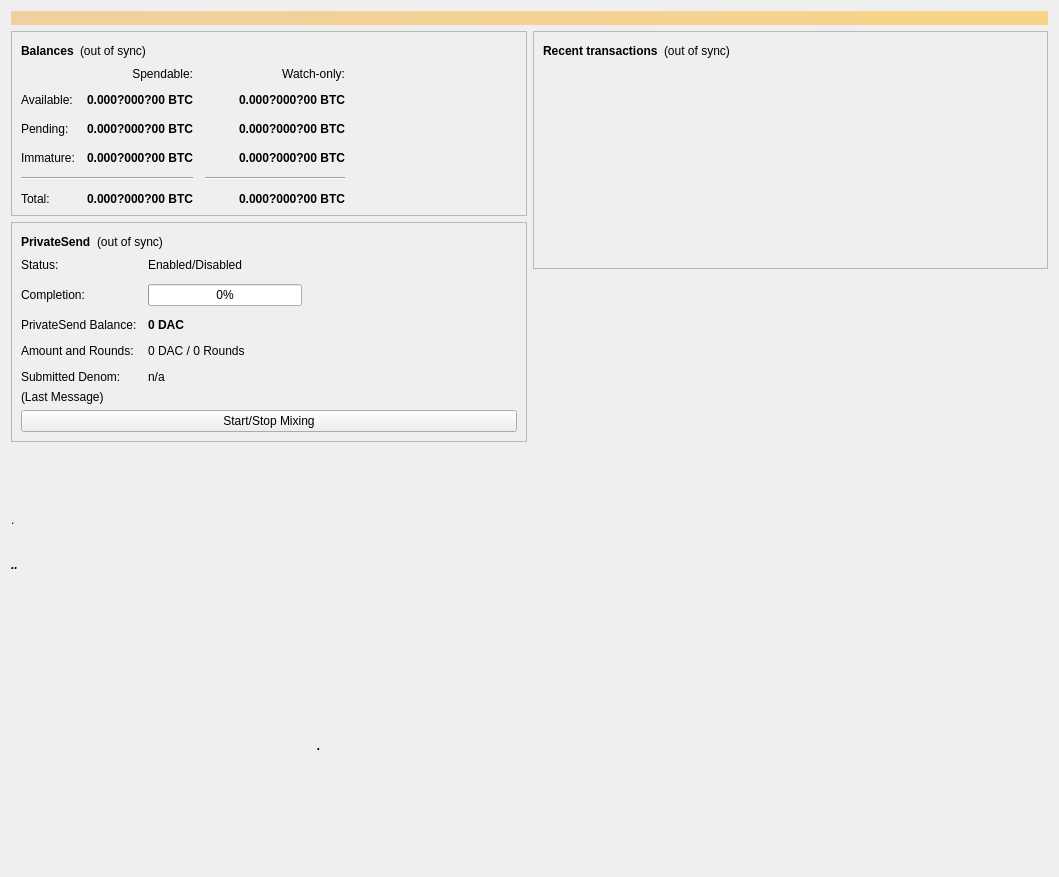
<?xml version="1.0" encoding="UTF-8"?>
<ui version="4.0">
 <class>OverviewPage</class>
 <widget class="QWidget" name="OverviewPage">
  <property name="geometry">
   <rect>
    <x>0</x>
    <y>0</y>
    <width>1059</width>
    <height>877</height>
   </rect>
  </property>
  <property name="minimumSize">
   <size>
    <width>960</width>
    <height>0</height>
   </size>
  </property>
  <property name="windowTitle">
   <string>Form</string>
  </property>
  <layout class="QVBoxLayout" name="topLayout">
   <item>
    <widget class="QLabel" name="labelAlerts">
     <property name="visible">
      <bool>false</bool>
     </property>
     <property name="styleSheet">
      <string notr="true">QLabel { background-color: qlineargradient(x1: 0, y1: 0, x2: 1, y2: 0, stop:0 #F0D0A0, stop:1 #F8D488); color:#000000; }</string>
     </property>
     <property name="wordWrap">
      <bool>true</bool>
     </property>
     <property name="margin">
      <number>3</number>
     </property>
     <property name="textInteractionFlags">
      <set>Qt::TextSelectableByMouse</set>
     </property>
    </widget>
   </item>
   <item>
    <layout class="QHBoxLayout" name="horizontalLayout" stretch="1,1">
     <item>
      <layout class="QVBoxLayout" name="verticalLayout_2">
       <item>
        <widget class="QFrame" name="frame">
         <property name="frameShape">
          <enum>QFrame::StyledPanel</enum>
         </property>
         <property name="frameShadow">
          <enum>QFrame::Raised</enum>
         </property>
         <layout class="QVBoxLayout" name="verticalLayout_4">
          <item>
           <layout class="QHBoxLayout" name="horizontalLayout_4">
            <item>
             <widget class="QLabel" name="label_5">
              <property name="font">
               <font>
                <weight>75</weight>
                <bold>true</bold>
               </font>
              </property>
              <property name="text">
               <string>Balances</string>
              </property>
             </widget>
            </item>
            <item>
             <widget class="QLabel" name="labelWalletStatus">
              <property name="toolTip">
               <string>The displayed information may be out of date. Your wallet automatically synchronizes with the network after a connection is established, but this process has not completed yet.</string>
              </property>
              <property name="text">
               <string notr="true">(out of sync)</string>
              </property>
              <property name="alignment">
               <set>Qt::AlignLeading|Qt::AlignLeft|Qt::AlignVCenter</set>
              </property>
             </widget>
            </item>
            <item>
             <spacer name="horizontalSpacer_3">
              <property name="orientation">
               <enum>Qt::Horizontal</enum>
              </property>
              <property name="sizeHint" stdset="0">
               <size>
                <width>40</width>
                <height>20</height>
               </size>
              </property>
             </spacer>
            </item>
           </layout>
          </item>
          <item>
           <layout class="QGridLayout" name="gridLayout">
            <property name="spacing">
             <number>12</number>
            </property>
            <item row="2" column="2">
             <widget class="QLabel" name="labelWatchPending">
              <property name="font">
               <font>
                <weight>75</weight>
                <bold>true</bold>
               </font>
              </property>
              <property name="cursor">
               <cursorShape>IBeamCursor</cursorShape>
              </property>
              <property name="toolTip">
               <string>Unconfirmed transactions to watch-only addresses</string>
              </property>
              <property name="text">
               <string notr="true">0.000?000?00 BTC</string>
              </property>
              <property name="alignment">
               <set>Qt::AlignRight|Qt::AlignTrailing|Qt::AlignVCenter</set>
              </property>
              <property name="textInteractionFlags">
               <set>Qt::LinksAccessibleByMouse|Qt::TextSelectableByKeyboard|Qt::TextSelectableByMouse</set>
              </property>
             </widget>
            </item>
            <item row="2" column="1">
             <widget class="QLabel" name="labelUnconfirmed">
              <property name="font">
               <font>
                <weight>75</weight>
                <bold>true</bold>
               </font>
              </property>
              <property name="cursor">
               <cursorShape>IBeamCursor</cursorShape>
              </property>
              <property name="toolTip">
               <string>Total of transactions that have yet to be confirmed, and do not yet count toward the spendable balance</string>
              </property>
              <property name="text">
               <string notr="true">0.000?000?00 BTC</string>
              </property>
              <property name="alignment">
               <set>Qt::AlignRight|Qt::AlignTrailing|Qt::AlignVCenter</set>
              </property>
              <property name="textInteractionFlags">
               <set>Qt::LinksAccessibleByMouse|Qt::TextSelectableByKeyboard|Qt::TextSelectableByMouse</set>
              </property>
             </widget>
            </item>
            <item row="3" column="2">
             <widget class="QLabel" name="labelWatchImmature">
              <property name="font">
               <font>
                <weight>75</weight>
                <bold>true</bold>
               </font>
              </property>
              <property name="cursor">
               <cursorShape>IBeamCursor</cursorShape>
              </property>
              <property name="toolTip">
               <string>Mined balance in watch-only addresses that has not yet matured</string>
              </property>
              <property name="text">
               <string notr="true">0.000?000?00 BTC</string>
              </property>
              <property name="alignment">
               <set>Qt::AlignRight|Qt::AlignTrailing|Qt::AlignVCenter</set>
              </property>
              <property name="textInteractionFlags">
               <set>Qt::LinksAccessibleByMouse|Qt::TextSelectableByKeyboard|Qt::TextSelectableByMouse</set>
              </property>
             </widget>
            </item>
            <item row="4" column="0" colspan="2">
             <widget class="Line" name="lineSpendableBalance">
              <property name="orientation">
               <enum>Qt::Horizontal</enum>
              </property>
             </widget>
            </item>
            <item row="4" column="2">
             <widget class="Line" name="lineWatchBalance">
              <property name="sizePolicy">
               <sizepolicy hsizetype="Preferred" vsizetype="Fixed">
                <horstretch>0</horstretch>
                <verstretch>0</verstretch>
               </sizepolicy>
              </property>
              <property name="minimumSize">
               <size>
                <width>140</width>
                <height>0</height>
               </size>
              </property>
              <property name="orientation">
               <enum>Qt::Horizontal</enum>
              </property>
             </widget>
            </item>
            <item row="5" column="0">
             <widget class="QLabel" name="labelTotalText">
              <property name="text">
               <string>Total:</string>
              </property>
             </widget>
            </item>
            <item row="3" column="1">
             <widget class="QLabel" name="labelImmature">
              <property name="font">
               <font>
                <weight>75</weight>
                <bold>true</bold>
               </font>
              </property>
              <property name="cursor">
               <cursorShape>IBeamCursor</cursorShape>
              </property>
              <property name="toolTip">
               <string>Mined balance that has not yet matured</string>
              </property>
              <property name="text">
               <string notr="true">0.000?000?00 BTC</string>
              </property>
              <property name="alignment">
               <set>Qt::AlignRight|Qt::AlignTrailing|Qt::AlignVCenter</set>
              </property>
              <property name="textInteractionFlags">
               <set>Qt::LinksAccessibleByMouse|Qt::TextSelectableByKeyboard|Qt::TextSelectableByMouse</set>
              </property>
             </widget>
            </item>
            <item row="2" column="3">
             <spacer name="horizontalSpacer_2">
              <property name="orientation">
               <enum>Qt::Horizontal</enum>
              </property>
              <property name="sizeHint" stdset="0">
               <size>
                <width>40</width>
                <height>20</height>
               </size>
              </property>
             </spacer>
            </item>
            <item row="3" column="0">
             <widget class="QLabel" name="labelImmatureText">
              <property name="text">
               <string>Immature:</string>
              </property>
             </widget>
            </item>
            <item row="5" column="1">
             <widget class="QLabel" name="labelTotal">
              <property name="font">
               <font>
                <weight>75</weight>
                <bold>true</bold>
               </font>
              </property>
              <property name="cursor">
               <cursorShape>IBeamCursor</cursorShape>
              </property>
              <property name="toolTip">
               <string>Your current total balance</string>
              </property>
              <property name="text">
               <string notr="true">0.000?000?00 BTC</string>
              </property>
              <property name="alignment">
               <set>Qt::AlignRight|Qt::AlignTrailing|Qt::AlignVCenter</set>
              </property>
              <property name="textInteractionFlags">
               <set>Qt::LinksAccessibleByMouse|Qt::TextSelectableByKeyboard|Qt::TextSelectableByMouse</set>
              </property>
             </widget>
            </item>
            <item row="5" column="2">
             <widget class="QLabel" name="labelWatchTotal">
              <property name="font">
               <font>
                <weight>75</weight>
                <bold>true</bold>
               </font>
              </property>
              <property name="cursor">
               <cursorShape>IBeamCursor</cursorShape>
              </property>
              <property name="toolTip">
               <string>Current total balance in watch-only addresses</string>
              </property>
              <property name="text">
               <string notr="true">0.000?000?00 BTC</string>
              </property>
              <property name="alignment">
               <set>Qt::AlignRight|Qt::AlignTrailing|Qt::AlignVCenter</set>
              </property>
              <property name="textInteractionFlags">
               <set>Qt::LinksAccessibleByMouse|Qt::TextSelectableByKeyboard|Qt::TextSelectableByMouse</set>
              </property>
             </widget>
            </item>
            <item row="0" column="2">
             <widget class="QLabel" name="labelWatchonly">
              <property name="text">
               <string>Watch-only:</string>
              </property>
              <property name="alignment">
               <set>Qt::AlignRight|Qt::AlignTrailing|Qt::AlignVCenter</set>
              </property>
             </widget>
            </item>
            <item row="1" column="0">
             <widget class="QLabel" name="labelBalanceText">
              <property name="text">
               <string>Available:</string>
              </property>
             </widget>
            </item>
            <item row="1" column="1">
             <widget class="QLabel" name="labelBalance">
              <property name="font">
               <font>
                <weight>75</weight>
                <bold>true</bold>
               </font>
              </property>
              <property name="cursor">
               <cursorShape>IBeamCursor</cursorShape>
              </property>
              <property name="toolTip">
               <string>Your current spendable balance</string>
              </property>
              <property name="text">
               <string notr="true">0.000?000?00 BTC</string>
              </property>
              <property name="alignment">
               <set>Qt::AlignRight|Qt::AlignTrailing|Qt::AlignVCenter</set>
              </property>
              <property name="textInteractionFlags">
               <set>Qt::LinksAccessibleByMouse|Qt::TextSelectableByKeyboard|Qt::TextSelectableByMouse</set>
              </property>
             </widget>
            </item>
            <item row="1" column="2">
             <widget class="QLabel" name="labelWatchAvailable">
              <property name="font">
               <font>
                <weight>75</weight>
                <bold>true</bold>
               </font>
              </property>
              <property name="cursor">
               <cursorShape>IBeamCursor</cursorShape>
              </property>
              <property name="toolTip">
               <string>Your current balance in watch-only addresses</string>
              </property>
              <property name="text">
               <string notr="true">0.000?000?00 BTC</string>
              </property>
              <property name="alignment">
               <set>Qt::AlignRight|Qt::AlignTrailing|Qt::AlignVCenter</set>
              </property>
              <property name="textInteractionFlags">
               <set>Qt::LinksAccessibleByMouse|Qt::TextSelectableByKeyboard|Qt::TextSelectableByMouse</set>
              </property>
             </widget>
            </item>
            <item row="2" column="0">
             <widget class="QLabel" name="labelPendingText">
              <property name="text">
               <string>Pending:</string>
              </property>
             </widget>
            </item>
            <item row="0" column="1">
             <widget class="QLabel" name="labelSpendable">
              <property name="text">
               <string>Spendable:</string>
              </property>
              <property name="alignment">
               <set>Qt::AlignRight|Qt::AlignTrailing|Qt::AlignVCenter</set>
              </property>
             </widget>
            </item>
           </layout>
          </item>
         </layout>
        </widget>
       </item>
       <item>
        <widget class="QFrame" name="framePrivateSend">
         <property name="layoutDirection">
          <enum>Qt::LeftToRight</enum>
         </property>
         <property name="frameShape">
          <enum>QFrame::StyledPanel</enum>
         </property>
         <property name="frameShadow">
          <enum>QFrame::Raised</enum>
         </property>
         <layout class="QVBoxLayout" name="VerticalLayout_PS1">
          <item>
           <layout class="QHBoxLayout" name="horizontalLayout_5">
            <item>
             <widget class="QLabel" name="labelPrivateSendHeader">
              <property name="font">
               <font>
                <weight>75</weight>
                <bold>true</bold>
               </font>
              </property>
              <property name="text">
               <string>PrivateSend</string>
              </property>
             </widget>
            </item>
            <item>
             <widget class="QLabel" name="labelPrivateSendSyncStatus">
              <property name="toolTip">
               <string>The displayed information may be out of date. Your wallet automatically synchronizes with the network after a connection is established, but this process has not completed yet.</string>
              </property>
              <property name="text">
               <string notr="true">(out of sync)</string>
              </property>
              <property name="alignment">
               <set>Qt::AlignLeading|Qt::AlignLeft|Qt::AlignVCenter</set>
              </property>
             </widget>
            </item>
            <item>
             <spacer name="horizontalSpacer_4">
              <property name="orientation">
               <enum>Qt::Horizontal</enum>
              </property>
              <property name="sizeHint" stdset="0">
               <size>
                <width>40</width>
                <height>20</height>
               </size>
              </property>
             </spacer>
            </item>
           </layout>
          </item>
          <item>
           <layout class="QFormLayout" name="privateSendFormLayout">
            <property name="fieldGrowthPolicy">
             <enum>QFormLayout::AllNonFixedFieldsGrow</enum>
            </property>
            <property name="horizontalSpacing">
             <number>11</number>
            </property>
            <property name="verticalSpacing">
             <number>12</number>
            </property>
            <item row="0" column="0">
             <widget class="QLabel" name="labelPrivateSendEnabledText">
              <property name="text">
               <string>Status:</string>
              </property>
             </widget>
            </item>
            <item row="0" column="1">
             <widget class="QLabel" name="labelPrivateSendEnabled">
              <property name="text">
               <string>Enabled/Disabled</string>
              </property>
             </widget>
            </item>
            <item row="1" column="0">
             <widget class="QLabel" name="labelCompletitionText">
              <property name="text">
               <string>Completion:</string>
              </property>
             </widget>
            </item>
            <item row="1" column="1">
             <widget class="QProgressBar" name="privateSendProgress">
              <property name="maximumSize">
               <size>
                <width>154</width>
                <height>16777215</height>
               </size>
              </property>
              <property name="value">
               <number>0</number>
              </property>
             </widget>
            </item>
            <item row="2" column="0">
             <widget class="QLabel" name="labelAnonymizedText">
              <property name="text">
               <string>PrivateSend Balance:</string>
              </property>
             </widget>
            </item>
            <item row="2" column="1">
             <widget class="QLabel" name="labelAnonymized">
              <property name="font">
               <font>
                <weight>75</weight>
                <bold>true</bold>
               </font>
              </property>
              <property name="text">
               <string notr="true">0 DAC</string>
              </property>
             </widget>
            </item>
            <item row="3" column="0">
             <widget class="QLabel" name="labelAmountAndRoundsText">
              <property name="text">
               <string>Amount and Rounds:</string>
              </property>
             </widget>
            </item>
            <item row="3" column="1">
             <widget class="QLabel" name="labelAmountRounds">
              <property name="text">
               <string>0 DAC / 0 Rounds</string>
              </property>
             </widget>
            </item>
            <item row="4" column="0">
             <widget class="QLabel" name="labelSubmittedDenomText">
              <property name="text">
               <string>Submitted Denom:</string>
              </property>
             </widget>
            </item>
            <item row="4" column="1">
             <widget class="QLabel" name="labelSubmittedDenom">
              <property name="toolTip">
               <string>The denominations you submitted to the Masternode.&lt;br&gt;To mix, other users must submit the exact same denominations.</string>
              </property>
              <property name="text">
               <string>n/a</string>
              </property>
             </widget>
            </item>
           </layout>
          </item>
          <item>
           <layout class="QVBoxLayout" name="VerticalLayout_PS">
            <item>
             <widget class="QLabel" name="labelPrivateSendLastMessage">
              <property name="text">
               <string>(Last Message)</string>
              </property>
              <property name="alignment">
               <set>Qt::AlignLeading|Qt::AlignLeft|Qt::AlignTop</set>
              </property>
              <property name="wordWrap">
               <bool>true</bool>
              </property>
             </widget>
            </item>
            <item>
             <widget class="QPushButton" name="togglePrivateSend">
              <property name="sizePolicy">
               <sizepolicy hsizetype="MinimumExpanding" vsizetype="Fixed">
                <horstretch>0</horstretch>
                <verstretch>0</verstretch>
               </sizepolicy>
              </property>
              <property name="text">
               <string>Start/Stop Mixing</string>
              </property>
             </widget>
            </item>
           </layout>
          </item>
         </layout>
        </widget>
       </item>
       <item>
        <spacer name="verticalSpacer">
         <property name="orientation">
          <enum>Qt::Vertical</enum>
         </property>
         <property name="sizeHint" stdset="0">
          <size>
           <width>20</width>
           <height>40</height>
          </size>
         </property>
        </spacer>
       </item>
      </layout>
     </item>
     <item>
      <layout class="QVBoxLayout" name="verticalLayout_3">
       <item>
        <widget class="QFrame" name="frame_2">
         <property name="frameShape">
          <enum>QFrame::StyledPanel</enum>
         </property>
         <property name="frameShadow">
          <enum>QFrame::Raised</enum>
         </property>
         <layout class="QVBoxLayout" name="verticalLayout">
          <item>
           <layout class="QHBoxLayout" name="horizontalLayout_2">
            <item>
             <widget class="QLabel" name="label_4">
              <property name="font">
               <font>
                <weight>75</weight>
                <bold>true</bold>
               </font>
              </property>
              <property name="text">
               <string>Recent transactions</string>
              </property>
             </widget>
            </item>
            <item>
             <widget class="QLabel" name="labelTransactionsStatus">
              <property name="toolTip">
               <string>The displayed information may be out of date. Your wallet automatically synchronizes with the network after a connection is established, but this process has not completed yet.</string>
              </property>
              <property name="text">
               <string notr="true">(out of sync)</string>
              </property>
              <property name="alignment">
               <set>Qt::AlignLeading|Qt::AlignLeft|Qt::AlignVCenter</set>
              </property>
             </widget>
            </item>
            <item>
             <spacer name="horizontalSpacer">
              <property name="orientation">
               <enum>Qt::Horizontal</enum>
              </property>
              <property name="sizeHint" stdset="0">
               <size>
                <width>40</width>
                <height>20</height>
               </size>
              </property>
             </spacer>
            </item>
           </layout>
          </item>
          <item>
           <widget class="QListView" name="listTransactions">
            <property name="styleSheet">
             <string notr="true">QListView { background: transparent; }</string>
            </property>
            <property name="frameShape">
             <enum>QFrame::NoFrame</enum>
            </property>
            <property name="verticalScrollBarPolicy">
             <enum>Qt::ScrollBarAlwaysOff</enum>
            </property>
            <property name="horizontalScrollBarPolicy">
             <enum>Qt::ScrollBarAlwaysOff</enum>
            </property>
            <property name="selectionMode">
             <enum>QAbstractItemView::NoSelection</enum>
            </property>
           </widget>
          </item>
         </layout>
        </widget>
       </item>
       <item>
        <spacer name="verticalSpacer_2">
         <property name="orientation">
          <enum>Qt::Vertical</enum>
         </property>
         <property name="sizeHint" stdset="0">
          <size>
           <width>20</width>
           <height>40</height>
          </size>
         </property>
        </spacer>
       </item>
      </layout>
     </item>
    </layout>
   </item>
   <item>
    <layout class="QVBoxLayout" name="verticalLayout_5"/>
   </item>
   <item>
    <widget class="QLabel" name="txtDisplay">
     <property name="sizePolicy">
      <sizepolicy hsizetype="Preferred" vsizetype="Preferred">
       <horstretch>0</horstretch>
       <verstretch>0</verstretch>
      </sizepolicy>
     </property>
     <property name="minimumSize">
      <size>
       <width>700</width>
       <height>64</height>
      </size>
     </property>
     <property name="maximumSize">
      <size>
       <width>700</width>
       <height>64</height>
      </size>
     </property>
     <property name="text">
      <string>.</string>
     </property>
     <property name="wordWrap">
      <bool>true</bool>
     </property>
     <property name="margin">
      <number>10</number>
     </property>
    </widget>
   </item>
   <item>
    <widget class="QLabel" name="txtDisplay2">
     <property name="sizePolicy">
      <sizepolicy hsizetype="Preferred" vsizetype="Expanding">
       <horstretch>0</horstretch>
       <verstretch>0</verstretch>
      </sizepolicy>
     </property>
     <property name="minimumSize">
      <size>
       <width>700</width>
       <height>175</height>
      </size>
     </property>
     <property name="maximumSize">
      <size>
       <width>750</width>
       <height>300</height>
      </size>
     </property>
     <property name="font">
      <font>
       <pointsize>9</pointsize>
       <weight>75</weight>
       <italic>true</italic>
       <bold>true</bold>
      </font>
     </property>
     <property name="text">
      <string>..</string>
     </property>
     <property name="alignment">
      <set>Qt::AlignLeading|Qt::AlignLeft|Qt::AlignTop</set>
     </property>
     <property name="wordWrap">
      <bool>true</bool>
     </property>
     <property name="margin">
      <number>10</number>
     </property>
    </widget>
   </item>
   <item>
    <widget class="QLabel" name="txtDisplay3">
     <property name="sizePolicy">
      <sizepolicy hsizetype="Preferred" vsizetype="Preferred">
       <horstretch>0</horstretch>
       <verstretch>0</verstretch>
      </sizepolicy>
     </property>
     <property name="minimumSize">
      <size>
       <width>700</width>
       <height>5</height>
      </size>
     </property>
     <property name="maximumSize">
      <size>
       <width>850</width>
       <height>125</height>
      </size>
     </property>
     <property name="font">
      <font>
       <pointsize>9</pointsize>
       <weight>75</weight>
       <italic>true</italic>
       <bold>true</bold>
      </font>
     </property>
     <property name="text">
      <string>                                                                                            .</string>
     </property>
     <property name="margin">
      <number>10</number>
     </property>
    </widget>
   </item>
   <item>
    <spacer name="verticalSpacer_3">
     <property name="orientation">
      <enum>Qt::Vertical</enum>
     </property>
     <property name="sizeHint" stdset="0">
      <size>
       <width>20</width>
       <height>40</height>
      </size>
     </property>
    </spacer>
   </item>
   <item>
    <layout class="QHBoxLayout" name="horizontalLayout_3"/>
   </item>
  </layout>
 </widget>
 <resources/>
 <connections/>
</ui>
